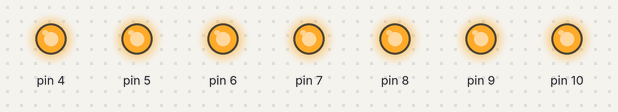
Simulated run of this sketch. Board: Arduino Uno, built with avr-gcc and run on an emulated ATmega328P. On the bench: output pins drawn as LEDs (lit = HIGH).

Above: at 0.5 s.
At 3.5 s:
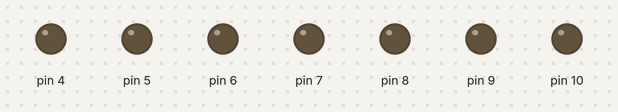
Timing chart, 0 to 4.6 s (numbered marks = the images above):
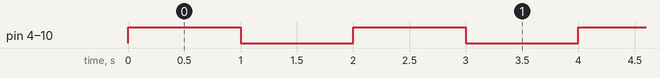

The sketch:

Countdown_blink.ino
```cpp
/*
 *
 * Nombre: David Prieto
 * Fecha: 21/02/2021
 * Este programa es una modificación del blink
 * Sirve para comprobar que los LED funcionan correctamente y están bien conectados. No revisa el botón de input.

*/

//en este caso los pines de los leds estan del 4 al 10 y se inicializan todos a la vez

void setup() {
  //bucle for para inicializar todos los leds
    for (int x = 4; x < 11; x++) {
    pinMode(x, OUTPUT);
  }
  /*
   * Esto es equivalente a escribir lo siguiente:
   * pinMode(4, OUTPUT);
   * pinMode(5, OUTPUT);
   * pinMode(5, OUTPUT);
   * pinMode(7, OUTPUT);
   * pinMode(8, OUTPUT);
   * pinMode(9, OUTPUT);
   * pinMode(10, OUTPUT);
   * Pero es más fácil de cambiar si en vez del 4 al 10 fuera del 5 al 11 solo hay que cambiar los parámetros del for
   */
}

void loop() {
  //utilizo también un bucle for para encender los leds
  for (int x = 4; x < 11; x++) {
    digitalWrite(x, HIGH);
  }
  delay(1000); //delay del rato que están encendidos los leds
  //y, como no, utilizo un bucle for para apagar los leds
   for (int x = 4; x < 11; x++) {
    digitalWrite(x, LOW);
  }
  delay(1000);  //delay del rato que están apagados los leds
}
```

Measured:
- by itself, pin 4–10: alternates HIGH for 1.0 s and LOW for 1.0 s
